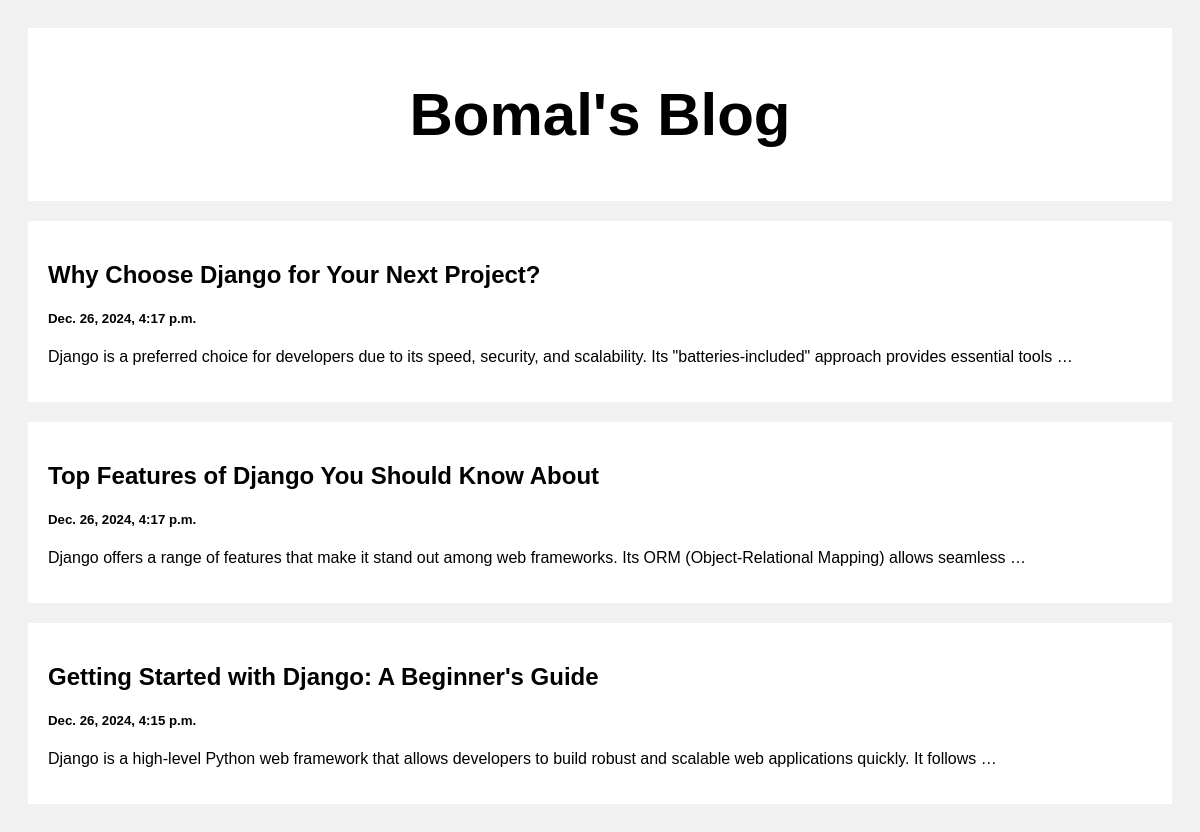
The page / on the database its author committed.
### posts/models.py (models this page shows)
class Post(models.Model):
    title = models.CharField(max_length=100)
    body = models.CharField(max_length=100000)
    created_at = models.DateTimeField(default=datetime.now,blank=True)

### posts/views.py (the view)
# urls.py: path('',views.index,name='index'),
def index(request):
    post = Post.objects.all()
    return render(request,'index.html',{'posts':post})

### templates/index.html (shortened to what this page needs)
<!DOCTYPE html>
<html>
<head>
</head>
<body>
<div class="header">
  <h2>Bomal's Blog</h2>
</div>
<div class="row">
  <div class="leftcolumn">
     {%for post in posts reversed%}
    <div class="card">
      <a style="text-decoration: none; color: black;" href="post/{{post.id}}">
        <h2>{{post.title}}</h2>
        <h5>{{post.created_at}}</h5>
        <p>{{post.body|truncatewords:20}}</p>
      </a>
    </div>
    {% endfor %}
  </div>
</div>
</body>
</html>

### templates/index.html (style rules this page uses)
* { box-sizing: border-box; }
body { font-family: Arial; padding: 20px; background: #f1f1f1; }
.header { padding: 2px; font-size: 40px; text-align: center; background: white; }
.leftcolumn { float: left; width: 100%; }
.card { background-color: white; padding: 20px; margin-top: 20px; }
.row:after { content: ""; display: table; clear: both; }

### rows shown on the page
Post: title "Why Choose Django for Your Next Project?", created_at "Dec. 26, 2024, 4:17 p.m.", body "Django is a preferred choice for developers due to its speed, security, and scalability. Its \"batteries-included\" approach provides essential tools …"
Post: title "Top Features of Django You Should Know About", created_at "Dec. 26, 2024, 4:17 p.m.", body "Django offers a range of features that make it stand out among web frameworks. Its ORM (Object-Relational Mapping) allows seamless …"
Post: title "Getting Started with Django: A Beginner's Guide", created_at "Dec. 26, 2024, 4:15 p.m.", body "Django is a high-level Python web framework that allows developers to build robust and scalable web applications quickly. It follows …"
